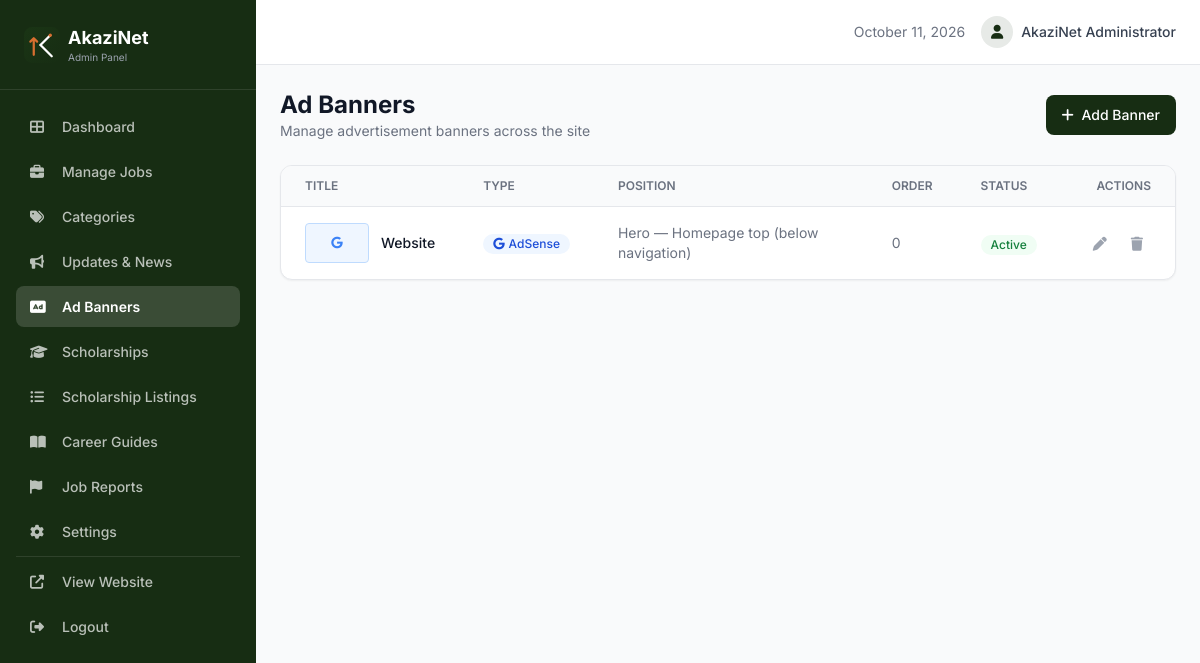
The page /admin/banners.php (signed in) on the database its author committed.
### tables this page shows
CREATE TABLE `ad_banners` (
  `id` int(11) NOT NULL,
  `title` varchar(150) NOT NULL,
  `type` enum('adsense','image') NOT NULL DEFAULT 'adsense',
  `ad_code` text DEFAULT NULL,
  `image_path` varchar(255) DEFAULT NULL,
  `link_url` varchar(500) DEFAULT NULL,
  `position` varchar(50) NOT NULL DEFAULT 'content',
  `is_active` tinyint(1) NOT NULL DEFAULT 1,
  `sort_order` int(11) NOT NULL DEFAULT 0,
  `created_at` timestamp NOT NULL DEFAULT current_timestamp(),
  `updated_at` timestamp NOT NULL DEFAULT current_timestamp() ON UPDATE current_timestamp()
);

### config/database.php (called while the page is built, shortened)
<?php
function sanitize($input) {
    $value = trim((string)$input);
    $value = html_entity_decode($value, ENT_QUOTES | ENT_HTML5, 'UTF-8');
    return htmlspecialchars($value, ENT_QUOTES, 'UTF-8');
}

### admin/banners.php (the view, shortened to what this page needs)
<?php
require_once __DIR__ . '/../config/database.php';
require_once __DIR__ . '/includes/header.php';
$action = $_GET['action'] ?? 'list';
$banner = null;
$positions = [
    'hero' => 'Hero — Homepage top (below navigation)',
    'content' => 'Content — Homepage & Jobs page (between sections)',
    'sidebar' => 'Sidebar — Job details page (right column)',
    'footer' => 'Footer — All pages (above footer)'
];
if ($action === 'add' || $action === 'edit'):
?>
<div class="flex items-center justify-between mb-6">
    <div>
        <a href="/admin/banners" class="text-sm text-gray-500 hover:text-primary mb-1 inline-flex items-center">
            <i class="fas fa-arrow-left mr-1"></i> Back to Banners
        </a>
        <h1 class="text-2xl font-bold text-gray-900"><?= $banner ? 'Edit Banner' : 'Add Banner' ?></h1>
    </div>
</div>
<form method="POST" enctype="multipart/form-data" class="space-y-6">
    <input type="hidden" name="edit_id" value="<?= $banner['id'] ?? '' ?>">
    <div class="bg-white rounded-xl border border-gray-200 p-6 shadow-sm">
        <h2 class="text-lg font-bold text-gray-900 mb-4"><i class="fas fa-ad mr-2 text-primary"></i>Banner Details</h2>
        <div class="grid grid-cols-1 md:grid-cols-2 gap-4">
            <div>
                <label class="block text-sm font-medium text-gray-700 mb-1">Title *</label>
                <input type="text" name="title" value="<?= sanitize($banner['title'] ?? '') ?>" required class="w-full px-3 py-2.5 border border-gray-200 rounded-lg focus:border-primary focus:ring-2 focus:ring-primary/20 outline-none text-sm">
            </div>
            <div>
                <label class="block text-sm font-medium text-gray-700 mb-1">Type</label>
                <select name="type" id="bannerType" class="w-full px-3 py-2.5 border border-gray-200 rounded-lg focus:border-primary focus:ring-2 focus:ring-primary/20 outline-none text-sm bg-white">
                    <option value="adsense" <?= ($banner['type'] ?? 'adsense') === 'adsense' ? 'selected' : '' ?>>Google AdSense</option>
                    <option value="image" <?= ($banner['type'] ?? '') === 'image' ? 'selected' : '' ?>>Image Banner</option>
                </select>
            </div>
            <div>
                <label class="block text-sm font-medium text-gray-700 mb-1">Position</label>
                <select name="position" class="w-full px-3 py-2.5 border border-gray-200 rounded-lg focus:border-primary focus:ring-2 focus:ring-primary/20 outline-none text-sm bg-white">
                    <?php foreach ($positions as $key => $label): ?>
                    <option value="<?= $key ?>" <?= ($banner['position'] ?? 'content') === $key ? 'selected' : '' ?>><?= $label ?></option>
                    <?php endforeach; ?>
                </select>
            </div>
            <div>
                <label class="block text-sm font-medium text-gray-700 mb-1">Sort Order</label>
                <input type="number" name="sort_order" value="<?= $banner['sort_order'] ?? 0 ?>" class="w-full px-3 py-2.5 border border-gray-200 rounded-lg focus:border-primary focus:ring-2 focus:ring-primary/20 outline-none text-sm">
            </div>
        </div>
        <div id="adsenseSection" class="mt-4" style="<?= ($banner['type'] ?? 'adsense') !== 'adsense' ? 'display:none' : '' ?>">
            <label class="block text-sm font-medium text-gray-700 mb-1">AdSense Code</label>
            <textarea name="ad_code" rows="6" class="w-full px-3 py-2.5 border border-gray-200 rounded-lg focus:border-primary focus:ring-2 focus:ring-primary/20 outline-none text-sm font-mono resize-none" placeholder='Paste your AdSense ad unit code here...'><?= sanitize($banner['ad_code'] ?? '') ?></textarea>
        </div>
        <div id="imageSection" class="mt-4" style="<?= ($banner['type'] ?? 'adsense') !== 'image' ? 'display:none' : '' ?>">
            <div class="grid grid-cols-1 md:grid-cols-2 gap-4">
                <div>
                    <label class="block text-sm font-medium text-gray-700 mb-1">Banner Image</label>
                    <input type="file" name="banner_image" accept="image/*" class="w-full px-3 py-2.5 border border-gray-200 rounded-lg focus:border-primary focus:ring-2 focus:ring-primary/20 outline-none text-sm">
                    <p class="text-xs text-gray-400 mt-1">Recommended: 1200x200px for content banners, 300x250 for sidebar.</p>
                </div>
                <div>
                    <label class="block text-sm font-medium text-gray-700 mb-1">Link URL (optional)</label>
                    <input type="url" name="link_url" value="<?= sanitize($banner['link_url'] ?? '') ?>" placeholder="https://example.com" class="w-full px-3 py-2.5 border border-gray-200 rounded-lg focus:border-primary focus:ring-2 focus:ring-primary/20 outline-none text-sm">
                </div>
            </div>
            <?php if (!empty($banner['image_path'])): ?>
            <div class="mt-3 rounded-lg overflow-hidden border border-gray-200 max-w-md">
                <img src="/assets/uploads/<?= $banner['image_path'] ?>" alt="Current banner" class="w-full h-auto">
            </div>
            <?php endif; ?>
        </div>
        <div class="mt-4">
            <label class="flex items-center space-x-2 cursor-pointer">
                <input type="checkbox" name="is_active" value="1" <?= ($banner['is_active'] ?? 1) ? 'checked' : '' ?> class="w-4 h-4 text-primary rounded border-gray-300 focus:ring-primary">
                <span class="text-sm font-medium text-gray-700">Active</span>
            </label>
        </div>
    </div>
    <button type="submit" name="save_banner" class="px-6 py-2.5 bg-primary text-white text-sm font-medium rounded-lg hover:bg-primary-dark transition-colors">
        <i class="fas fa-save mr-1"></i> Save Banner
    </button>
</form>
<script>
document.getElementById('bannerType').addEventListener('change', function() {
    document.getElementById('adsenseSection').style.display = this.value === 'adsense' ? '' : 'none';
    document.getElementById('imageSection').style.display = this.value === 'image' ? '' : 'none';
});
</script>
<?php else: ?>
<div class="flex items-center justify-between mb-6">
    <div>
        <h1 class="text-2xl font-bold text-gray-900">Ad Banners</h1>
        <p class="text-gray-500 text-sm">Manage advertisement banners across the site</p>
    </div>
    <a href="/admin/banners?action=add" class="px-4 py-2.5 bg-primary text-white text-sm font-medium rounded-lg hover:bg-primary-dark transition-colors">
        <i class="fas fa-plus mr-1"></i> Add Banner
    </a>
</div>
<?php
$banners = $pdo->query("SELECT * FROM ad_banners ORDER BY sort_order ASC, created_at DESC")->fetchAll();
?>
<?php if (empty($banners)): ?>
<div class="bg-white rounded-xl border border-gray-200 p-12 text-center shadow-sm">
    <div class="w-16 h-16 mx-auto mb-4 bg-gray-100 rounded-full flex items-center justify-center">
        <i class="fas fa-ad text-gray-300 text-2xl"></i>
    </div>
    <h3 class="text-lg font-semibold text-gray-900 mb-2">No banners yet</h3>
    <p class="text-gray-500 mb-4">Create your first ad banner to display across the site.</p>
    <a href="/admin/banners?action=add" class="inline-flex items-center px-5 py-2.5 bg-primary text-white rounded-lg text-sm font-medium hover:bg-primary-dark transition-colors">
        <i class="fas fa-plus mr-1"></i> Add Banner
    </a>
</div>
<?php else: ?>
<div class="bg-white rounded-xl border border-gray-200 shadow-sm overflow-hidden">
    <table class="w-full">
        <thead class="bg-gray-50 border-b border-gray-200">
            <tr>
                <th class="text-left px-6 py-3 text-xs font-semibold text-gray-500 uppercase">Title</th>
                <th class="text-left px-6 py-3 text-xs font-semibold text-gray-500 uppercase">Type</th>
                <th class="text-left px-6 py-3 text-xs font-semibold text-gray-500 uppercase">Position</th>
                <th class="text-left px-6 py-3 text-xs font-semibold text-gray-500 uppercase">Order</th>
                <th class="text-left px-6 py-3 text-xs font-semibold text-gray-500 uppercase">Status</th>
                <th class="text-right px-6 py-3 text-xs font-semibold text-gray-500 uppercase">Actions</th>
            </tr>
        </thead>
        <tbody class="divide-y divide-gray-100">
            <?php foreach ($banners as $b): ?>
            <tr class="hover:bg-gray-50">
                <td class="px-6 py-4">
                    <div class="flex items-center space-x-3">
                        <?php if ($b['type'] === 'image' && $b['image_path']): ?>
                        <img src="/assets/uploads/<?= $b['image_path'] ?>" class="w-16 h-10 object-cover rounded border border-gray-200">
                        <?php else: ?>
                        <div class="w-16 h-10 bg-blue-50 rounded border border-blue-200 flex items-center justify-center">
                            <i class="fab fa-google text-blue-500 text-xs"></i>
                        </div>
                        <?php endif; ?>
                        <span class="font-medium text-gray-900 text-sm"><?= sanitize($b['title']) ?></span>
                    </div>
                </td>
                <td class="px-6 py-4 text-sm text-gray-500">
                    <?php if ($b['type'] === 'adsense'): ?>
                    <span class="inline-flex items-center px-2.5 py-0.5 rounded-full text-xs font-medium bg-blue-50 text-blue-700"><i class="fab fa-google mr-1"></i> AdSense</span>
                    <?php else: ?>
                    <span class="inline-flex items-center px-2.5 py-0.5 rounded-full text-xs font-medium bg-purple-50 text-purple-700"><i class="fas fa-image mr-1"></i> Image</span>
                    <?php endif; ?>
                </td>
                <td class="px-6 py-4 text-sm text-gray-500"><?= $positions[$b['position']] ?? $b['position'] ?></td>
                <td class="px-6 py-4 text-sm text-gray-500"><?= $b['sort_order'] ?></td>
                <td class="px-6 py-4">
                    <form method="POST" class="inline">
                        <button type="submit" name="toggle_banner" class="inline-flex items-center px-2.5 py-0.5 rounded-full text-xs font-medium cursor-pointer <?= $b['is_active'] ? 'bg-green-50 text-green-700' : 'bg-gray-100 text-gray-500' ?>">
                            <?= $b['is_active'] ? 'Active' : 'Inactive' ?>
                        </button>
                    </form>
                </td>
                <td class="px-6 py-4 text-right">
                    <div class="flex items-center justify-end space-x-2">
                        <a href="/admin/banners?action=edit&id=<?= $b['id'] ?>" class="p-2 text-gray-400 hover:text-primary rounded-lg hover:bg-gray-100 transition-colors" title="Edit">
                            <i class="fas fa-pen text-sm"></i>
                        </a>
                        <form method="POST" data-confirm="Delete this banner?" class="inline">
                            <button type="submit" name="delete_banner" class="p-2 text-gray-400 hover:text-red-500 rounded-lg hover:bg-gray-100 transition-colors" title="Delete">
                                <i class="fas fa-trash text-sm"></i>
                            </button>
                        </form>
                    </div>
                </td>
            </tr>
            <?php endforeach; ?>
        </tbody>
    </table>
</div>
<?php endif; ?>
<?php endif; ?>
<?php require_once __DIR__ . '/includes/footer.php'; ?>

### assets/css/admin.css (style rules this page uses)
html { scroll-behavior: smooth; }

### rows shown on the page
ad_banners: type "adsense" (drawn), title "Website", position "Hero — Homepage top (below navigation)", sort_order "0", is_active "Active"

### other values the page prints
$adminName "AkaziNet Administrator"
